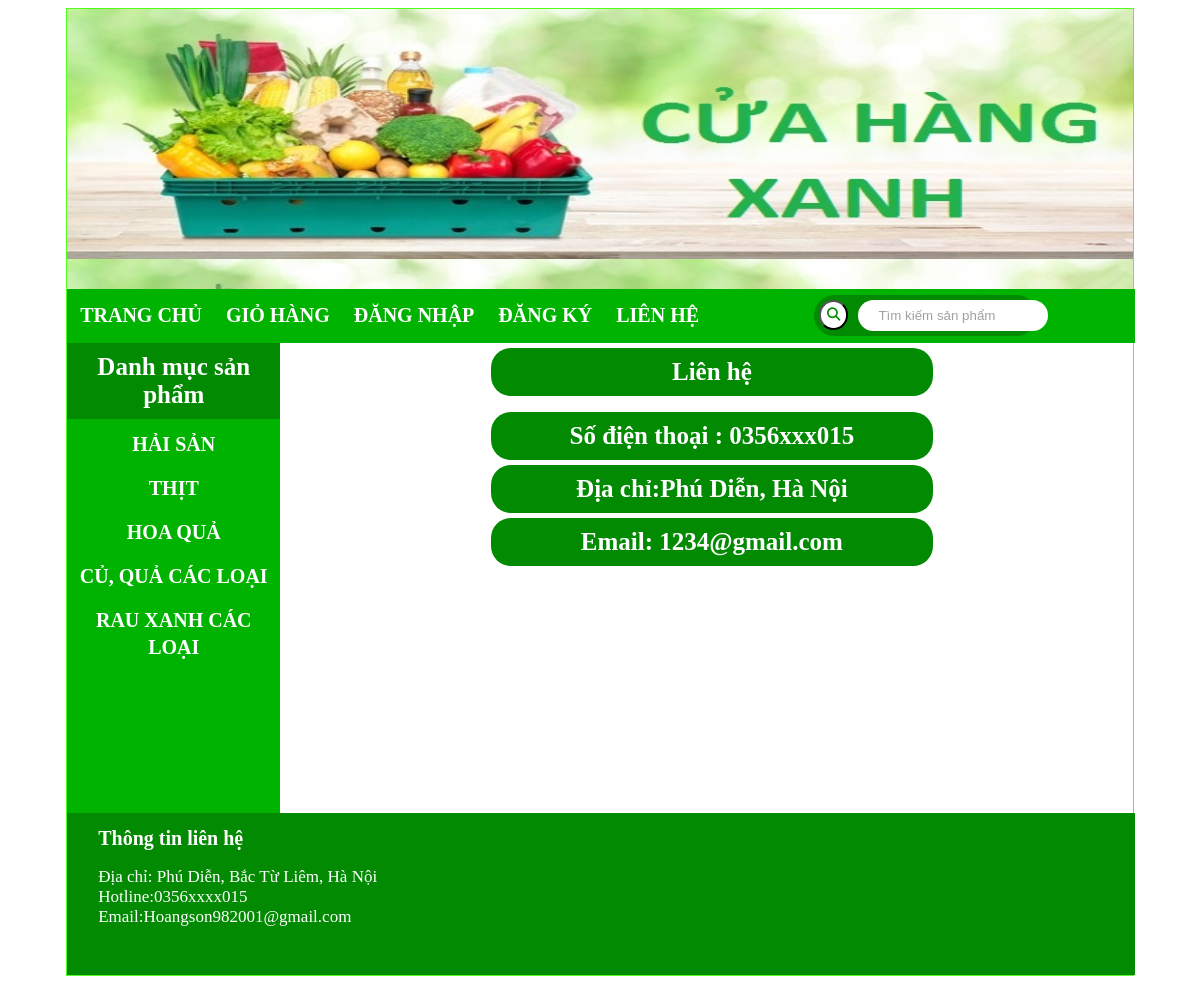
Screenshot of /index.php?quanly=lienhe with the database file from the repository.
### tables this page shows
CREATE TABLE `tbl_danhmuc` (
  `id_danhmuc` int NOT NULL,
  `tendanhmuc` varchar(100) NOT NULL,
  `madanhmuc` varchar(100) NOT NULL
);

CREATE TABLE `tbl_lienhe` (
  `id` int NOT NULL,
  `thongtinlienhe` text NOT NULL
);

### pages/main/lienhe.php (the view)
<h3>Liên hệ</h3>
<?php
	$sql_lh = "SELECT * FROM tbl_lienhe WHERE id=1";
	$query_lh = mysqli_query($mysqli,$sql_lh);
?>
	<?php
	 	while($dong = mysqli_fetch_array($query_lh)) {
	 	?>
 			<p><?php echo $dong['thongtinlienhe'] ?></p>
	  <?php
		}
	  ?>

### pages/sidebar/sidebar.php
<link rel="stylesheet" type="text/css" href="css/style.css">
<div class="sidebar">
				<h4 style="text-align:center">Danh mục sản phẩm</h4>
				<ul class="list_sidebar">
					<?php
						$sql_danhmuc = "SELECT * FROM tbl_danhmuc ORDER BY id_danhmuc DESC";
						$query_danhmuc = mysqli_query($mysqli,$sql_danhmuc);
						while($row = mysqli_fetch_array($query_danhmuc)){
					?>
					<li style="text-transform: uppercase;"><a href="index.php?quanly=danhmucsanpham&id=<?php echo $row['id_danhmuc'] ?>"><?php echo $row['tendanhmuc'] ?></a></li>
					<?php
					}
					?>
				</ul>
			</div>

### css/style.css (style rules this page uses)
.sidebar { height: 470px; width: 20%; float: left; background-color: #00b300; }
ul.list_sidebar { padding: 0; margin: 0; width: 100%; list-style: none; line-height: 27px; }
ul.list_sidebar li a { text-decoration: none; text-align: left; color: white; font-size:20px; display: block; text-align: center; font-weight: bolder; }
ul.list_sidebar li { margin: 7px; padding: 5px; }
h4 { font-size:25px; background-color: #028a02; color:white; display: block; padding: 10px 0 10px 0; margin: 0 ; }
h3 { text-align: center; background-color: #028a02; color: white; font-size:25px; display: block; border-radius: 20px; padding: 10px 0 10px 0; margin:5px 200px 5px 200px; }
::placeholder { color: #afadad; }

### rows the page displays
tbl_danhmuc: tendanhmuc "HẢI SẢN"
tbl_danhmuc: tendanhmuc "THỊT"
tbl_danhmuc: tendanhmuc "HOA QUẢ"
tbl_danhmuc: tendanhmuc "CỦ, QUẢ CÁC LOẠI"
tbl_danhmuc: tendanhmuc "RAU XANH CÁC LOẠI"
tbl_lienhe: thongtinlienhe "Số điện thoại : 0356xxx015 Địa chỉ:Phú Diễn, Hà Nội Email: 1234@gmail.com"
